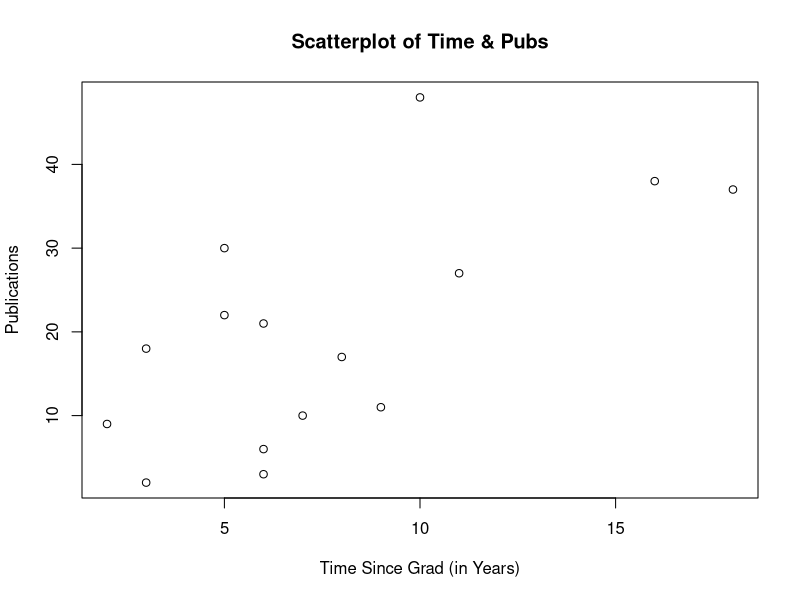
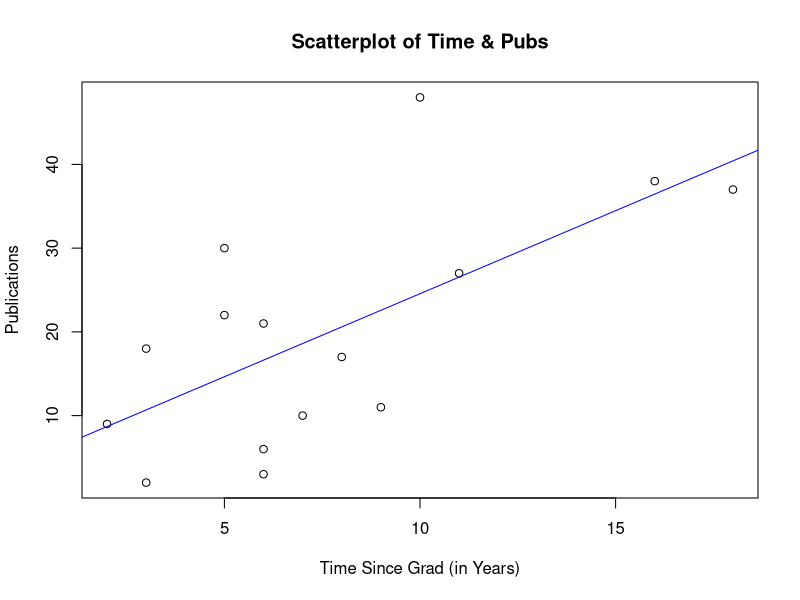
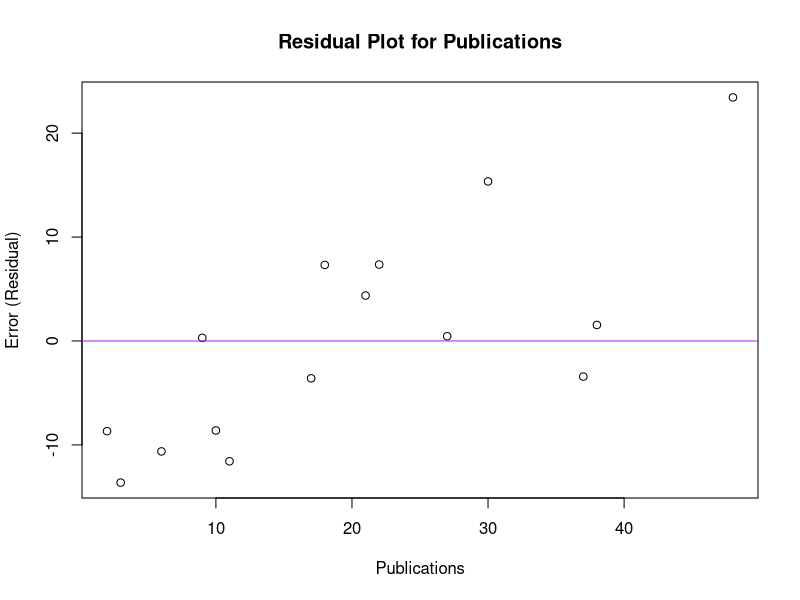
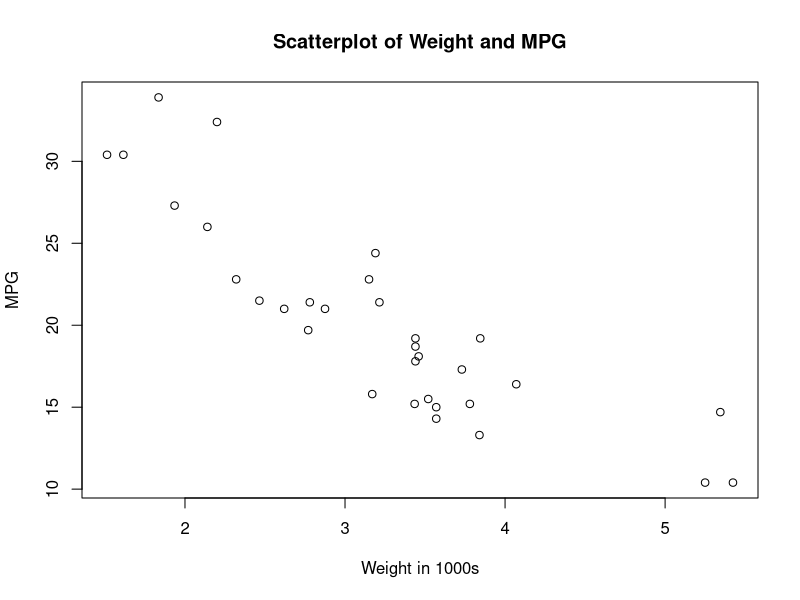
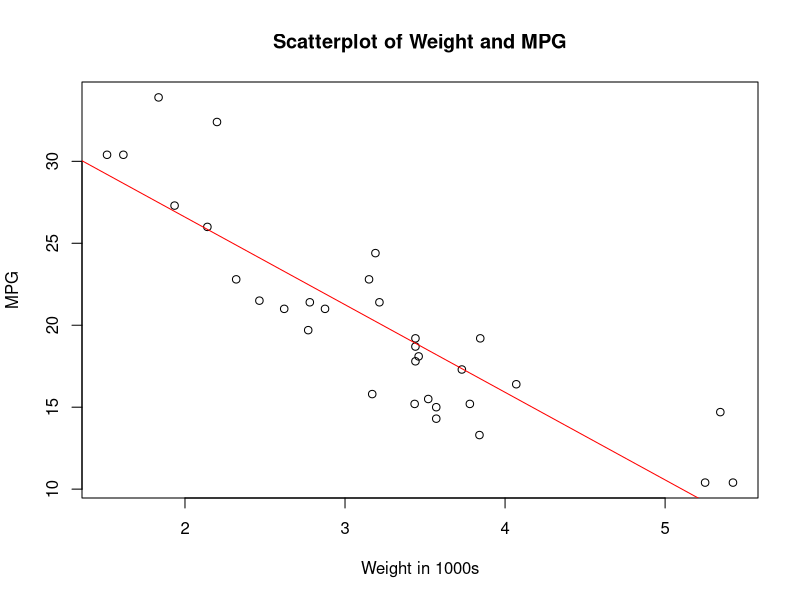
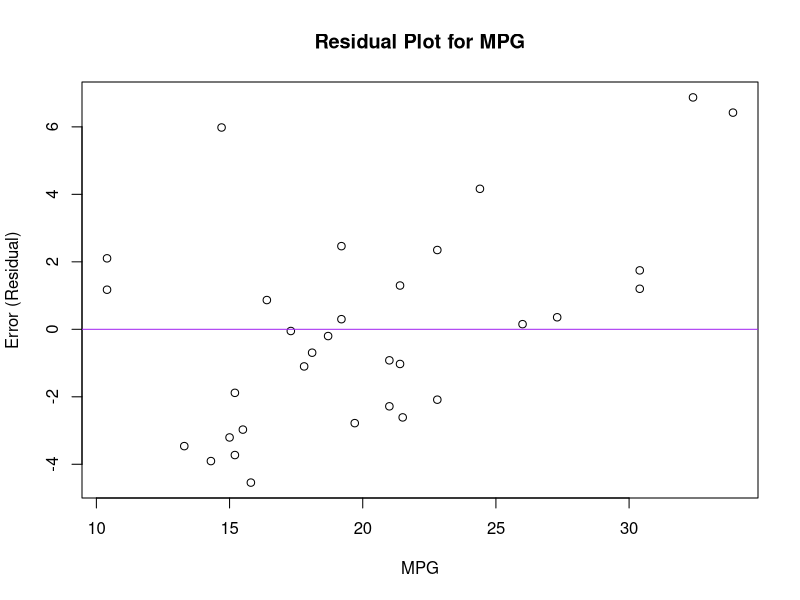

Write the R code that produced these figures, in order.
## ---- chunk 1
#setwd("C:/Users/blmos/Dropbox/School Things/VU Peabody/LLO 8180 - Applied Statistics/R Code")
phd <- read.table("phd.txt", header=TRUE, sep="\t")
## ---- chunk 2
plot(phd$Time, phd$Pubs, 
     main="Scatterplot of Time & Pubs", 
     xlab="Time Since Grad (in Years)", ylab="Publications")
## ---- chunk 3
phd.regression <- lm(Pubs ~ Time, data=phd)

summary(phd.regression)
## ---- chunk 4
#confidence intervals for parameter estimates
confint(phd.regression)
## ---- chunk 5
#Plotting regression line on scatterplot
plot(phd$Time, phd$Pubs, 
     main="Scatterplot of Time & Pubs", 
     xlab="Time Since Grad (in Years)", ylab="Publications")
#add the regression line of best fit
abline(phd.regression, col="blue")
## ---- chunk 6
phd.res<-resid(phd.regression)

plot(phd$Pubs, phd.res, main = "Residual Plot for Publications", xlab="Publications",ylab = "Error (Residual)")
abline(0,0, col="purple")
## ---- chunk 7
summary(mtcars)
## ---- chunk 8
plot(mtcars$wt, mtcars$mpg, 
     main="Scatterplot of Weight and MPG", 
     xlab="Weight in 1000s", ylab="MPG")
## ---- chunk 9
cars.regression <- lm(mpg ~ wt, data=mtcars)
summary(cars.regression)

plot(mtcars$wt, mtcars$mpg, 
     main="Scatterplot of Weight and MPG", 
     xlab="Weight in 1000s", ylab="MPG")
#add the regression line of best fit
abline(cars.regression, col="red")
## ---- chunk 10
cars.res<-resid(cars.regression)

plot(mtcars$mpg, cars.res, main = "Residual Plot for MPG", xlab="MPG",ylab = "Error (Residual)")
abline(0,0, col="purple")
